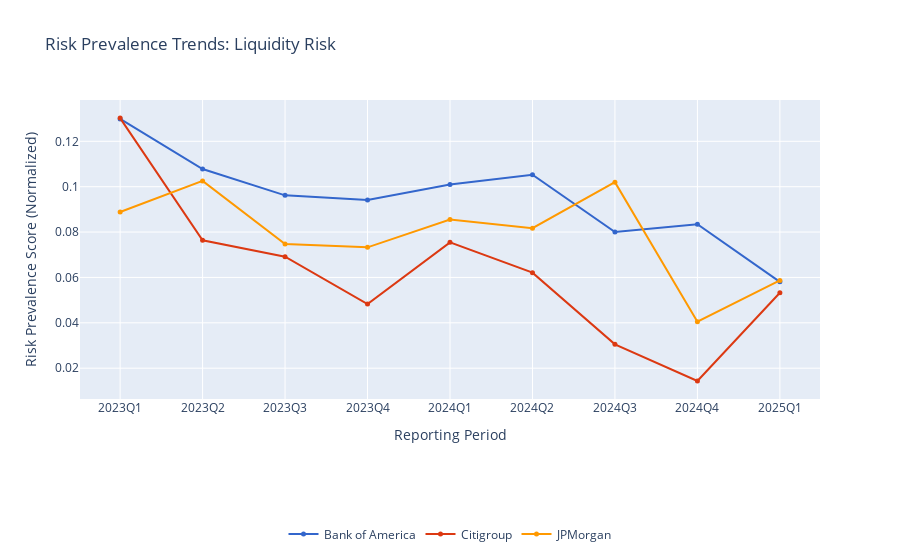

Notebook code for this chart:
### Code cell
# Generate a multiline chart for the topic relevance scores
cols_to_plot = [col for col in risk_category_cols if risk_category in col]
legend_labels = [col.split(",")[-1].strip() for col in cols_to_plot]

fig_topics_prevalence_quarter = generate_multiline_chart(
	df=df_topics_relevance_quarter_plotting,
	x_data_col='reporting_period',
	y_data_cols=cols_to_plot,
	x_title='Reporting Period',
	y_title='Risk Prevalence Score (Normalized)',
	plot_title=f"Risk Prevalence Trends: {risk_category}",
	marker_size=5,
	line_legend_labels=legend_labels,
)

fig_topics_prevalence_quarter.show()

### Figure 1 — Plotly figure (JSON) as saved in the notebook; plotly's stock layout.template omitted (floating-point values rounded to 4 significant figures)
{"data": [{"line": {"color": "#3366CC"}, "marker": {"color": "#3366CC", "size": 5}, "mode": "lines+markers", "name": "Bank of America", "showlegend": true, "type": "scatter", "x": ["2023Q1", "2023Q2", "2023Q3", "2023Q4", "2024Q1", "2024Q2", "2024Q3", "2024Q4", "2025Q1"], "y": [0.1299, 0.1078, 0.09619, 0.09412, 0.101, 0.1053, 0.08, 0.08348, 0.05806], "yaxis": "y"}, {"line": {"color": "#DC3912"}, "marker": {"color": "#DC3912", "size": 5}, "mode": "lines+markers", "name": "Citigroup", "showlegend": true, "type": "scatter", "x": ["2023Q1", "2023Q2", "2023Q3", "2023Q4", "2024Q1", "2024Q2", "2024Q3", "2024Q4", "2025Q1"], "y": [0.1302, 0.0764, 0.06912, 0.04828, 0.07547, 0.0621, 0.0305, 0.01439, 0.05325], "yaxis": "y"}, {"line": {"color": "#FF9900"}, "marker": {"color": "#FF9900", "size": 5}, "mode": "lines+markers", "name": "JPMorgan", "showlegend": true, "type": "scatter", "x": ["2023Q1", "2023Q2", "2023Q3", "2023Q4", "2024Q1", "2024Q2", "2024Q3", "2024Q4", "2025Q1"], "y": [0.08883, 0.1026, 0.07469, 0.07328, 0.08556, 0.08172, 0.102, 0.0405, 0.05867], "yaxis": "y"}], "layout": {"legend": {"orientation": "h", "x": 0.5, "xanchor": "center", "y": -0.5, "yanchor": "bottom"}, "title": {"text": "Risk Prevalence Trends: Liquidity Risk"}, "xaxis": {"title": {"text": "Reporting Period"}}, "yaxis": {"title": {"text": "Risk Prevalence Score (Normalized)"}}}}
